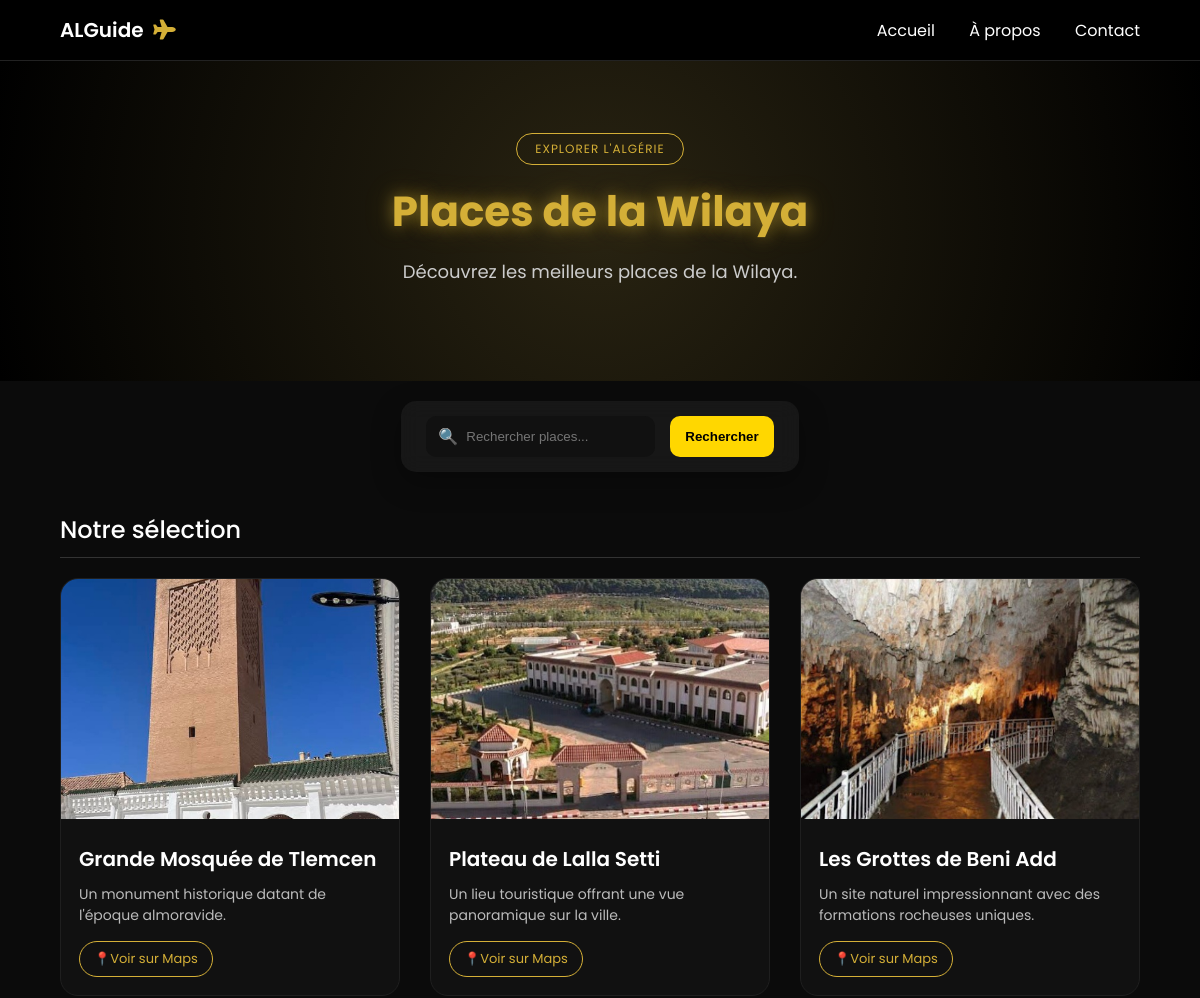
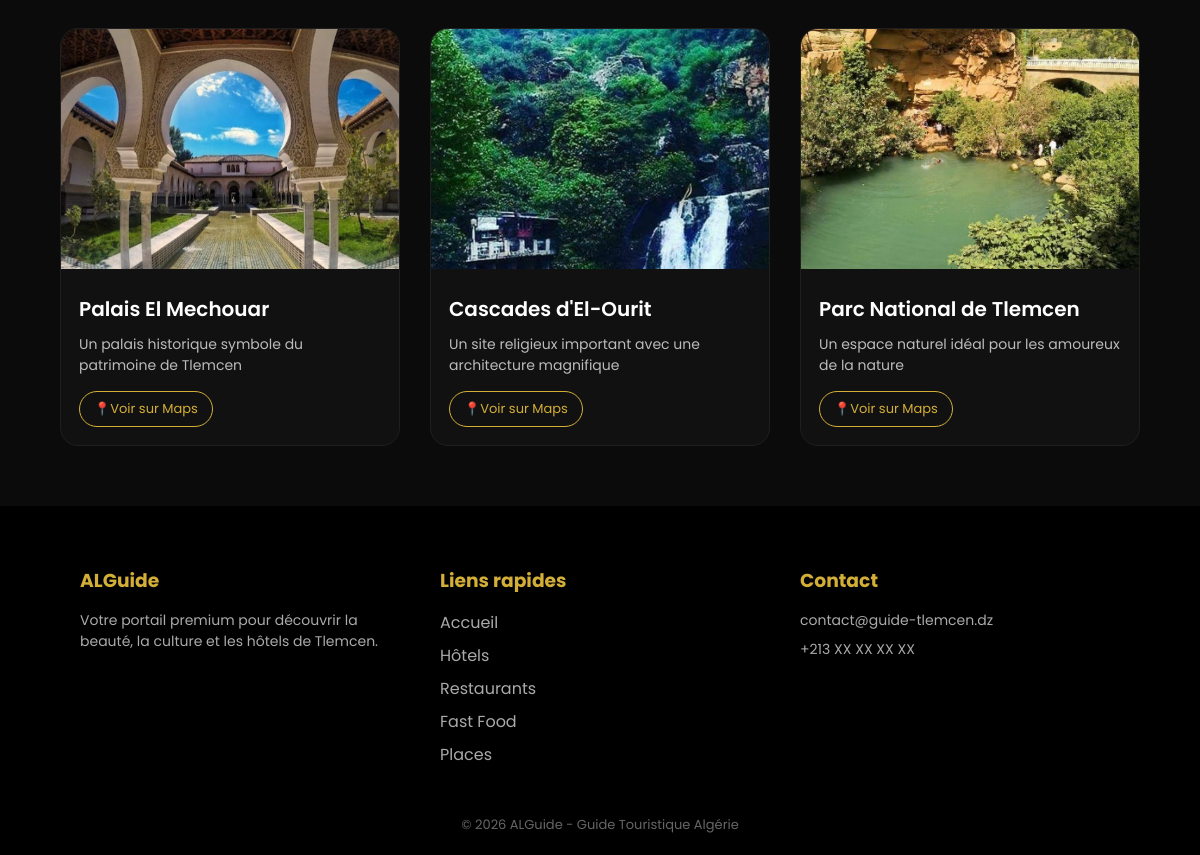
The page /places/ on the database its author committed (2 pictures, top to bottom).
### places/models.py (models this page shows, shortened)
class Place(models.Model):
    name = models.CharField(max_length=100)
    wilaya = models.CharField(max_length=100)
    image = models.ImageField(upload_to='places/')
    google_maps_link = models.URLField()
    description = models.TextField(
        default="Aucune description disponible.",  # <-- valeur par défaut
        blank=True,  # permet de laisser vide dans l’admin
        null=True)

### places/views.py (the view)
# urls.py: path('places/', views.place_list, name='place_list'),         # إضافة
def place_list(request):
    wilaya = request.GET.get('wilaya')
    query = request.GET.get('q', '')
    places = Place.objects.all()
    if wilaya:
        places = places.filter(wilaya__icontains=wilaya)
    if query:
        places = places.filter(name__icontains=query)
    return render(request, 'core/list_template.html', {
        'items': places,
        'wilaya': wilaya,
        'query': query,
        'category_name': 'Places',
        'show_footer': True
    })

### templates/core/list_template.html (shortened to what this page needs)
{% extends 'base.html' %}
{% load static %}
{% block extra_css %}
<link rel="stylesheet" href="{% static 'css/hotels.css' %}">
{% endblock %}
{% block hero %}
<section class="hero">
    <div class="hero-content">
        <span class="tag">EXPLORER L'ALGÉRIE</span>
        <h1 class="fade-in">{{ category_name }} de {{ wilaya|default:"la Wilaya" }}</h1>
        <p class="fade-in">Découvrez les meilleurs {{ category_name|lower }} de {{ wilaya|default:"la Wilaya" }}.</p>
    </div>
</section>
{% endblock %}
{% block content %}
{% if category_name|lower == "hotels" %}
<section class="filter-section">
  <form method="GET" class="glass-filter">
    <input type="hidden" name="wilaya" value="{{ wilaya }}">
    <div class="input-group">
      <span>🔍</span>
      <input
        type="text"
        name="q"
        placeholder="Rechercher hôtel..."
        value="{{ query }}"
      >
    </div>
    <div class="input-group">
      <span>💰</span>
      <input
        type="number"
        name="max_price"
        placeholder="Prix max"
        value="{{ max_price }}"
      >
    </div>
    <button type="submit">Filtrer</button>
  </form>
</section>
{% else %}
<section class="filter-section">
  <form method="GET" class="glass-filter">
    <div class="input-group">
      <span>🔍</span>
      <input
        type="text"
        name="q"
        placeholder="Rechercher {{ category_name|lower }}..."
        value="{{ query }}"
      >
    </div>
    <button type="submit">Rechercher</button>
  </form>
</section>
{% endif %}
<section class="section-title">
    <h2>Notre sélection</h2>
</section>
<section class="hotels">
    <div class="hotels-container">
        {% for item in items %}
        <div class="hotel-card">
            {% if item.image %}
                <img src="{{ item.image.url }}" alt="{{ item.name }}">
            {% else %}
                <img src="{% static 'images/default-hotel.jpg' %}">
            {% endif %}
            <div class="hotel-content">
                <h3>{{ item.name }}</h3>
                {% if item.description %}
                <p>{{ item.description|truncatewords:15 }}</p>
                {% endif %}
                {% if item.google_maps_link %}
                <a href="{{ item.google_maps_link }}" target="_blank" class="map-btn">
                    📍Voir sur Maps
                </a>
                {% endif %}
            </div>
        </div>
        {% empty %}
        <p style="text-align:center;">
            Aucun {{ category_name|lower }} trouvé.
        </p>
        {% endfor %}
    </div>
</section>
{% endblock %}

### guide_touristique/static/css/style.css (style rules this page uses)
body { margin:0; font-family:'Poppins',sans-serif; background:#0b0b0b; color:white; }
.hero { min-height: 60vh; display: flex; justify-content: center; align-items: center; text-align: center; padding: 40px 20px; position: relative; background: radial-gradient(circle at 15% 50%, rgba(212,175,55,0.15), transparent 40%), radial-gradient(circle at 85% 50%, rgba(212,175,55,0.15), transparent 40%), url("https://images.unsplash.com/photo-1579123029417-6c4e9eaa2f46") center/cover no-repeat; overflow: hidden; }
.hero-content { max-width:700px; z-index:1; }
.hero h1 { font-size:50px; color:#d4af37; text-shadow:0 0 15px rgba(212,175,55,0.5), 0 0 30px rgba(212,175,55,0.3); margin-bottom:15px; }
.hero p { color:#ccc; font-size:18px; margin-bottom:25px; }
.tag { color:#d4af37; border:1px solid #d4af37; padding:6px 18px; border-radius:20px; font-size:12px; letter-spacing:1px; display:inline-block; margin-bottom:15px; }
.fade-in { opacity:0; transform:translateY(20px); animation:fadeInUp 1s forwards; }
.fade-in:nth-child(2) { animation-delay:0.5s; }
.fade-in:nth-child(3) { animation-delay:0.7s; }
.section-title { width: 90%; margin: 40px auto 0 auto; }
.section-title h2 { font-weight: 500; border-bottom: 1px solid #333; padding-bottom: 10px; }

### guide_touristique/static/css/hotels.css (style rules this page uses)
* { margin: 0; padding: 0; box-sizing: border-box; }
body { background: #0b0b0b; color: white; font-family: 'Poppins', sans-serif; }
.hero { min-height: 40vh; padding: 40px 20px; display: flex; align-items: center; justify-content: center; background: radial-gradient(circle, rgba(212,175,55,0.15), black); text-align: center; position: relative; }
.hero h1 { color: #d4af37; font-size: 42px; }
.hotels-container { display: grid; grid-template-columns: repeat(auto-fit, minmax(280px, 1fr)); gap: 30px; padding: 20px 60px 60px; }
.hotel-card { background: #111; border-radius: 18px; overflow: hidden; border: 1px solid #1f1f1f; transition: 0.4s ease; cursor: pointer; position: relative; }
.hotel-card img { width: 100%; height: 240px; object-fit: cover; transition: 0.4s; }
.hotel-content { padding: 18px; }
.hotel-content h3 { font-size: 20px; font-weight: 600; margin-bottom: 10px; }
.hotel-content p { font-size: 14px; color: #bbb; margin-bottom: 15px; line-height: 1.5; }
.map-btn { display: inline-block; border: 1px solid #d4af37; padding: 7px 14px; border-radius: 20px; color: #d4af37; text-decoration: none; font-size: 13px; transition: 0.3s; }
.filter-section { width: 90%; margin: 20px auto; display: flex; justify-content: center; position: relative; z-index: 10; }
.glass-filter { display: flex; gap: 15px; padding: 15px 25px; border-radius: 15px; background: rgba(255, 255, 255, 0.05); backdrop-filter: blur(10px); box-shadow: 0 10px 30px rgba(0,0,0,0.3); }
.input-group { display: flex; align-items: center; background: #111; padding: 8px 12px; border-radius: 10px; }
.input-group span { margin-right: 8px; }
.input-group input { border: none; outline: none; background: transparent; color: white; }
.glass-filter button { background: gold; color: black; border: none; padding: 8px 15px; border-radius: 10px; cursor: pointer; font-weight: bold; transition: 0.3s; }

### rows shown on the page
Place: image (picture), name "Grande Mosquée de Tlemcen", description "Un monument historique datant de l'époque almoravide."
Place: image (picture), name "Plateau de Lalla Setti", description "Un lieu touristique offrant une vue panoramique sur la ville."
Place: image (picture), name "Les Grottes de Beni Add", description "Un site naturel impressionnant avec des formations rocheuses uniques."
Place: image (picture), name "Palais El Mechouar", description "Un palais historique symbole du patrimoine de Tlemcen"
Place: image (picture), name "Cascades d'El-Ourit", description "Un site religieux important avec une architecture magnifique"
Place: image (picture), name "Parc National de Tlemcen", description "Un espace naturel idéal pour les amoureux de la nature"

### other values the page prints
{{ category_name }} "Places"
{{ wilaya|default:"la Wilaya" }} "la Wilaya"
{{ category_name|lower }} "places"
